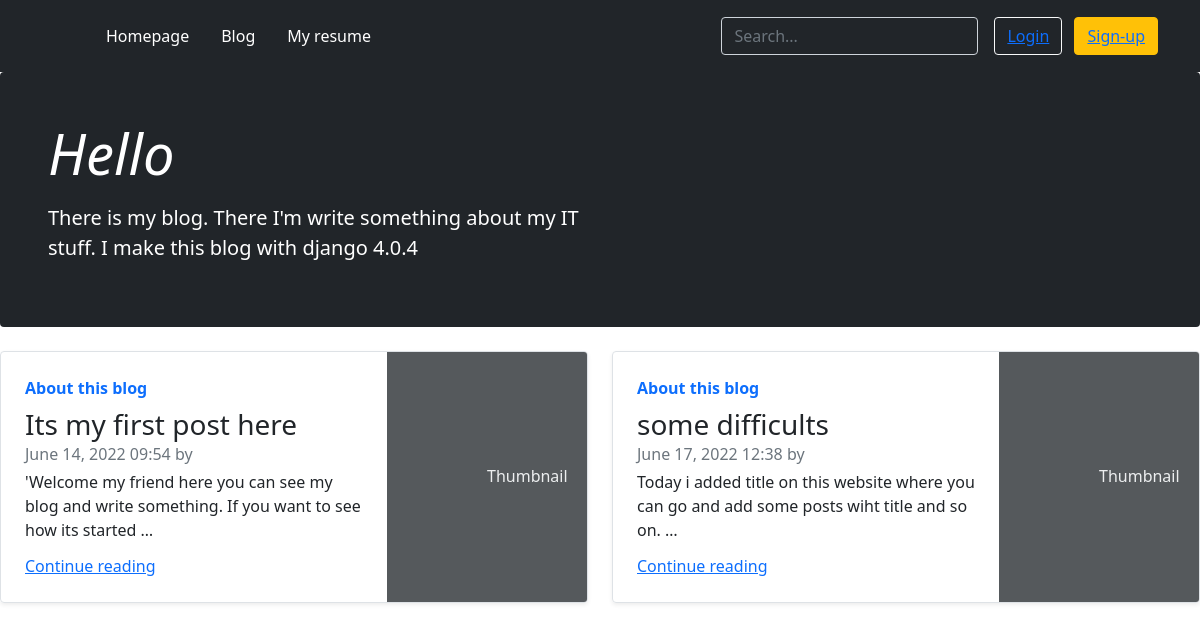
The page / on the database its author committed.
### blog/models.py (models this page shows, shortened)
class Blog(models.Model):
    title = models.CharField(max_length=255)
    slug = models.SlugField(max_length=255, unique=True, db_index=True, verbose_name='URL')
    content = models.TextField()
    time_create = models.DateTimeField(auto_now_add=True)
    time_update = models.DateTimeField(auto_now=True)
    is_published = models.BooleanField(default=True)
    cat = models.ForeignKey('Category', on_delete=models.PROTECT)
    def get_absolute_url(self):
        return reverse('post', kwargs={'post_slug': self.slug})

class Category(models.Model):
    name = models.CharField(max_length=100, db_index=True, verbose_name='Category')
    slug = models.SlugField(max_length=255, unique=True, db_index=True, verbose_name='URL')
    def __str__(self):
        return self.name
    class Meta:
        ordering = ['id']

### blog/views.py (the view)
# urls.py: path('', Homepage.as_view(), name='home'),
class Homepage(DataMixin, ListView):
    paginate_by = 2
    model = Blog
    template_name = 'blog/home.html'
    posts = Blog.objects.order_by('time_create')[:1]
    context_object_name = 'posts'
    def get_context_data(self, *, object_list=None, **kwargs):
        context = super().get_context_data(**kwargs)
        c_def = self.get_user_context(title='Home')
        return dict(list(context.items()) + list(c_def.items()))

### blog/utils.py (called while the page is built)
    def get_user_context(self, **kwargs):
        context = kwargs
        cats = Category.objects.annotate(Count('blog'))
        user_menu = menu.copy()
        if not self.request.user.is_authenticated:
            user_menu.pop(2)
        context['menu'] = user_menu
        context['cats'] = cats
        if 'cat_selected' not in context:
            context['cat_selected'] = 0
        return context

### blog/templates/blog/home.html (shortened to what this page needs)
{% extends 'blog/base.html' %}
{% block content %}
<div class="p-4 p-md-5 mb-4 text-white rounded bg-dark">
    <div class="col-md-6 px-0">
      <h1 class="display-4 fst-italic">Hello</h1>
      <p class="lead my-3">There is my blog. There I'm write something about my IT stuff. I make this blog with django 4.0.4</p>
    </div>
  </div>
<div class="row mb-2">
{% for p in posts %}
    <div class="col-md-6">
      <div class="row g-0 border rounded overflow-hidden flex-md-row mb-4 shadow-sm h-md-250 position-relative">
        <div class="col p-4 d-flex flex-column position-static">
          <strong class="d-inline-block mb-2 text-primary">{{ p.cat }}</strong>
          <h3 class="mb-0">{{ p.title }}</h3>
          <div class="mb-1 text-muted">{{ p.time_create | date:'F d, Y H:i'}} by {{ user.username }}</div>
          <p class="card-text mb-auto">{{ p.content | truncatewords:20 }}</p>
          <a href="{{ p.get_absolute_url }}" class="stretched-link">Continue reading</a>
        </div>
        <div class="col-auto d-none d-lg-block">
          <svg class="bd-placeholder-img" width="200" height="250" xmlns="http://www.w3.org/2000/svg"
               role="img" aria-label="Placeholder: Thumbnail" preserveAspectRatio="xMidYMid slice" focusable="false">
          <text x="50%" y="50%" fill="#eceeef" dy=".3em">Thumbnail</text></svg>
        </div>
      </div>
    </div>
{% endfor %}
{% endblock %}

### rows shown on the page
Blog: cat "About this blog", title "Its my first post here", time_create "June 14, 2022 09:54", content "'Welcome my friend here you can see my blog and write something. If you want to see how its started …"
Blog: cat "About this blog", title "some difficults", time_create "June 17, 2022 12:38", content "Today i added title on this website where you can go and add some posts wiht title and so on. …"

### other values the page prints
{{ m.title }} "Homepage" "Blog" "My resume"
